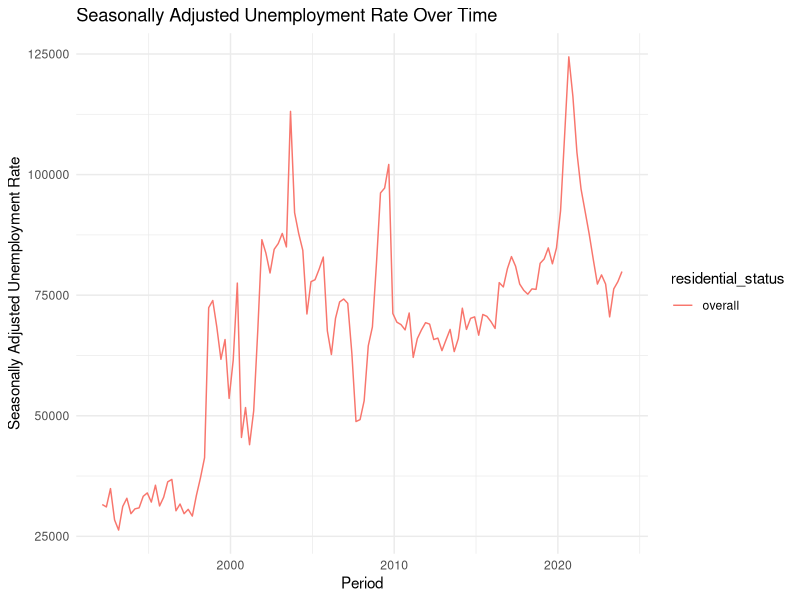
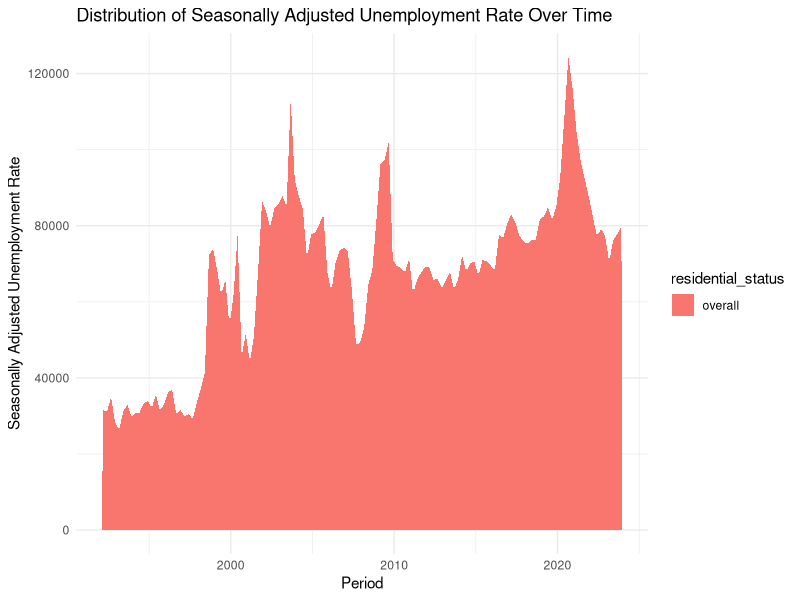
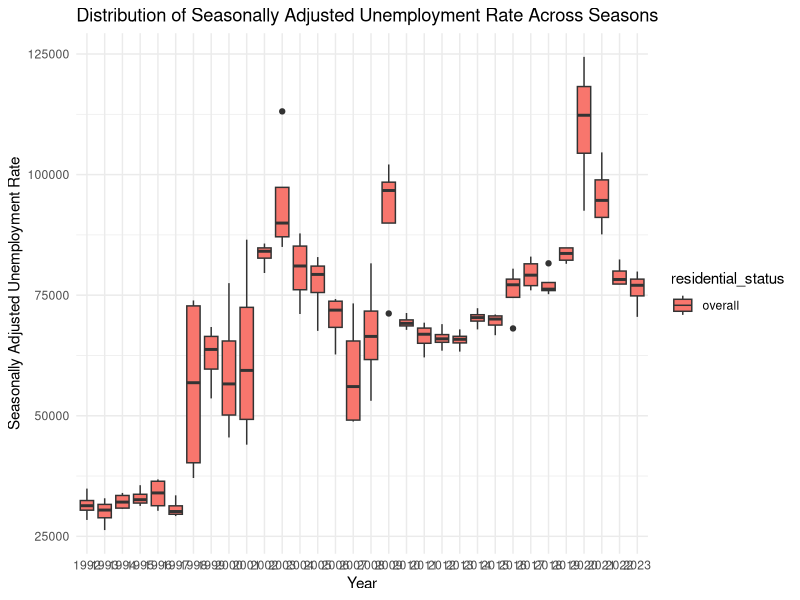
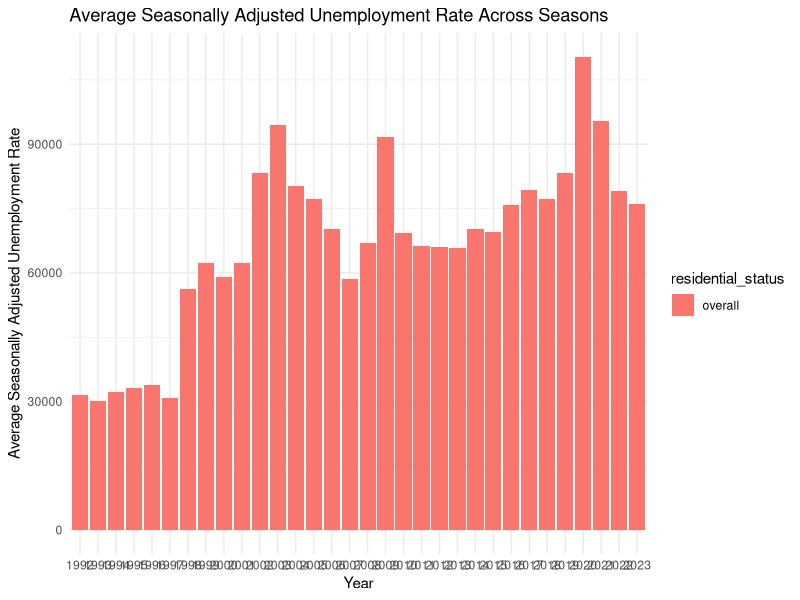
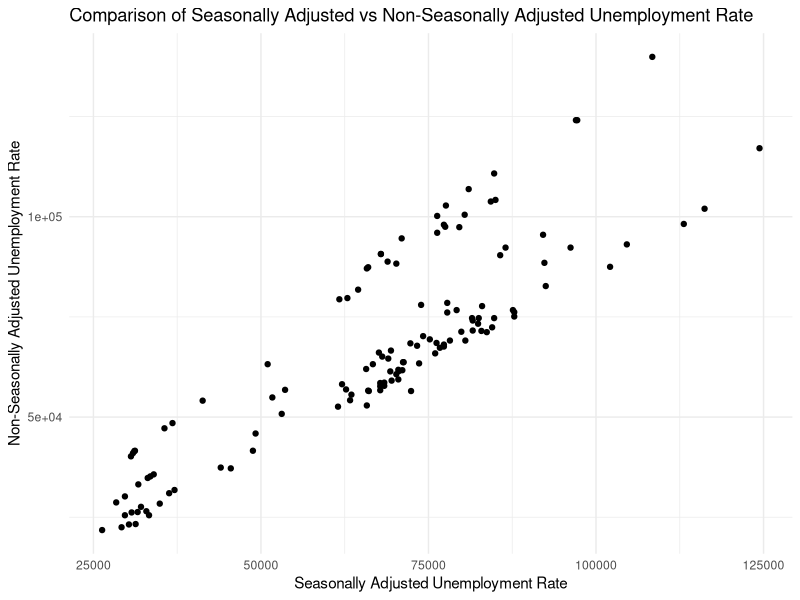

These figures' R source, in order:
# Load required libraries
library(ggplot2)

# Load the CSV file
data <- read.csv("Raw Data/NumberofOverallUnemployedQuarterly.csv")

# Convert the 'period' column to Date type
data$period <- as.Date(paste(data$period, "01", sep="-"), format="%Y-%m-%d")

# Line Plot
line_plot <- ggplot(data, aes(x = period, y = seasonally_adj_unemp, color = residential_status)) +
  geom_line() +
  labs(title = "Seasonally Adjusted Unemployment Rate Over Time",
       x = "Period",
       y = "Seasonally Adjusted Unemployment Rate") +
  theme_minimal()

# Print the line plot
print(line_plot)

# Stacked Area Chart
stacked_area_chart <- ggplot(data, aes(x = period, y = seasonally_adj_unemp, fill = residential_status)) +
  geom_area() +
  labs(title = "Distribution of Seasonally Adjusted Unemployment Rate Over Time",
       x = "Period",
       y = "Seasonally Adjusted Unemployment Rate") +
  theme_minimal()

# Print the stacked area chart
print(stacked_area_chart)

# Box Plot
box_plot <- ggplot(data, aes(x = factor(substr(period, 1, 4)), y = seasonally_adj_unemp, fill = residential_status)) +
  geom_boxplot() +
  labs(title = "Distribution of Seasonally Adjusted Unemployment Rate Across Seasons",
       x = "Year",
       y = "Seasonally Adjusted Unemployment Rate") +
  theme_minimal()

# Print the box plot
print(box_plot)

# Bar Plot
bar_plot <- ggplot(data, aes(x = factor(substr(period, 1, 4)), y = seasonally_adj_unemp, fill = residential_status)) +
  geom_bar(stat = "summary", fun = "mean", position = "dodge") +
  labs(title = "Average Seasonally Adjusted Unemployment Rate Across Seasons",
       x = "Year",
       y = "Average Seasonally Adjusted Unemployment Rate") +
  theme_minimal()

# Print the bar plot
print(bar_plot)


# Scatter Plot
scatter_plot <- ggplot(data, aes(x = seasonally_adj_unemp, y = non_seasonally_adj_unemp)) +
  geom_point() +
  labs(title = "Comparison of Seasonally Adjusted vs Non-Seasonally Adjusted Unemployment Rate",
       x = "Seasonally Adjusted Unemployment Rate",
       y = "Non-Seasonally Adjusted Unemployment Rate") +
  theme_minimal()

# Print the scatter plot
print(scatter_plot)